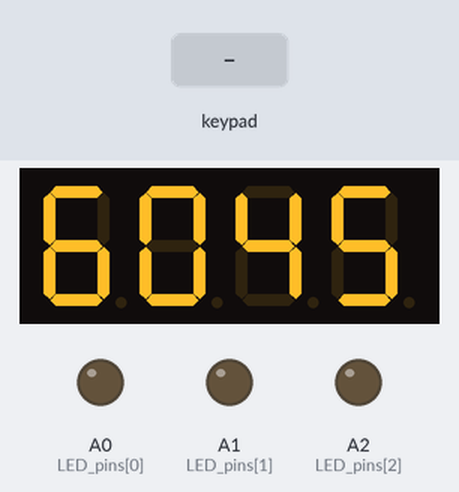
Recording of a sketch running on a simulated Arduino Uno, built with avr-gcc and run on an emulated ATmega328P. Shown: 4-digit seven-segment display, output pins drawn as LEDs (lit = HIGH). The test bench sets the inputs (shaded band). Random numbers use the default seed unless the sketch sets one.

Above: at 1.2 s.
1.3 s: keypad keys 1 3 9 7 2 2 2 2 pressed 0.4 s apart
At 2.1 s:
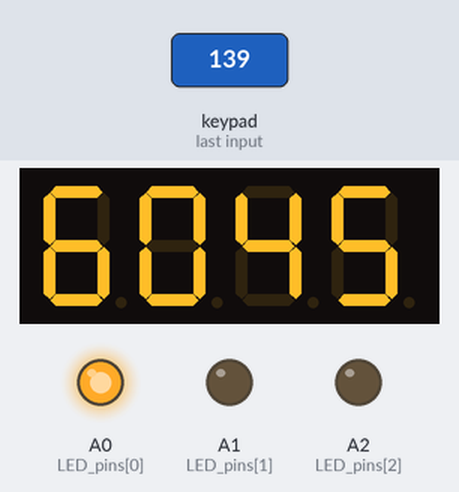
At 2.6 s:
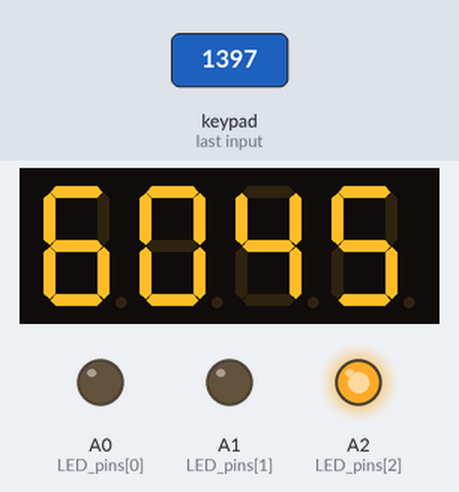
6.0 s: key '6' pressed
At 6.4 s:
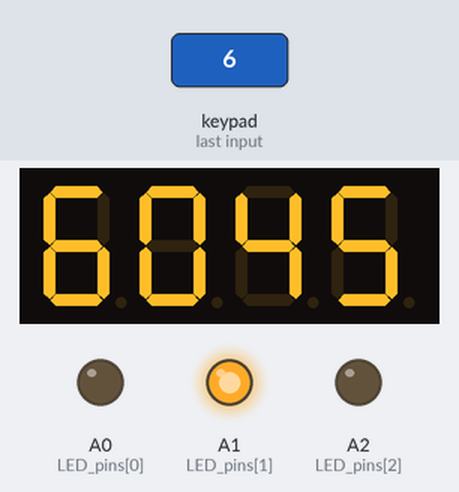
Timing chart, 0 to 9.0 s (numbered marks = the images above; inputs shaded):
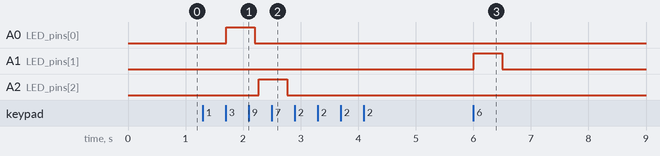

The sketch:

guessNum.ino
```cpp
/*
    guessNum by:
    ShawKai   2024[30 jan, 10 feb, 09 mar, 12 mar, 30 mar]
*/
#include "Drivers.h"
// setup pins to be used
const byte LED_pins[] = {/*to High*/A0, /*corect*/A1, /*to Low*/A2};

//setup variables to be used
const byte toHigh = 0, correct = 1, toLow = 2;
int beingGuessed, toBeGuessed, lives = 5;

#include "Functions.h"
// setup default behavear for functions
void feedback7seg(bool showLives = 0);

void setup() {
  randomSeed(analogRead(0));
  toBeGuessed = random(1, 10000);
  beingGuessed = toBeGuessed;

  display.setBrightness(7);
  display.clear();

  for (int i = 0; i < 3; i++) {
    pinMode(LED_pins[i], OUTPUT);
  }

  Serial.begin(9600);
}

void loop() {
  while (lives > 0) {
    char key = keypad.getKey();

    switch (key) {
      case '3': feedbackLED(LED_pins[toHigh]);  break;
      case '6': feedbackLED(LED_pins[correct]); break;
      case '9': feedbackLED(LED_pins[toLow]);   break;
      case '*': beingGuessed = getInput();      break;
      default:  break;
    }

    feedback7seg();
  }
}
```

Functions.h
```cpp
/*
    guessNum by:
    ShawKai   2024[30 jan, 10 feb, 09 mar, 12 mar, 30 mar]
*/
int getInput() {
  char key = keypad.getKey();
  int inputValue = 0;

  while (key != '#') {
    key = keypad.getKey();

    if (key != 0) {
      if (key == '*') {
        inputValue = 0;
      } else if (key != '#') {
        inputValue = (inputValue * 10) + (key - '0');
      }
    }
  }

  if (inputValue > 9999 or inputValue < 0) {
    inputValue = -1;
  }

  return inputValue;
}

void feedbackLED(byte LED) {
  digitalWrite(LED, HIGH);
  delay(500);
  digitalWrite(LED, LOW);
}
void feedback7seg(bool showLives) {
  if (showLives != true) {
    display.showNumberDec(beingGuessed);
  } else {
    display.showNumberDec(lives);
  }
}
```

Drivers.h
```cpp
/*
    guessNum by:
    ShawKai   2024[30 jan, 10 feb, 09 mar, 12 mar, 30 mar]
*/
// setup "drivers" (libraries)
#include <Keypad.h>
#include <Key.h>
const byte ROWS = 4, COLS = 3,
rowPins[ROWS] = {10, 11, 12, 13}, //connect to the row pinouts of the keypad
colPins[COLS] = {6, 7, 8}; //connect to the column pinouts of the keypad
const char keys[ROWS][COLS] = {
  {'1', '2', '3'},
  {'4', '5', '6'},
  {'7', '8', '9'},
  {'*', '0', '#'} // '0' = 48
};
Keypad keypad = Keypad( makeKeymap(keys), rowPins, colPins, ROWS, COLS );

#include <TM1637Display.h>
const byte tm1637_pins[] = {/*clock*/A4, /*DIO*/A5};
TM1637Display display(tm1637_pins[0], tm1637_pins[1]);
```

Measured:
- after the input at 1.3 s, A0 (LED_pins[0]): LOW → HIGH after 0.41 s, → LOW 0.50 s later; A2 (LED_pins[2]): LOW → HIGH after 0.97 s, → LOW 0.50 s later
- after the input at 6.0 s, A1 (LED_pins[1]): LOW → HIGH at once, → LOW 0.50 s later
